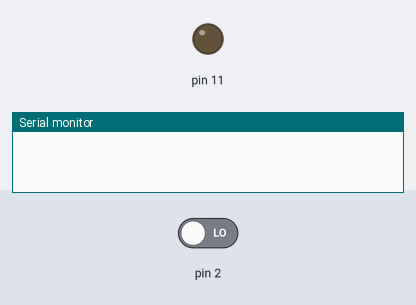
A sketch run on a simulated Arduino Uno, built with avr-gcc and run on an emulated ATmega328P. Shown: output pins drawn as LEDs (lit = HIGH), the last lines printed to the serial monitor. The test bench sets the inputs (shaded band); at power-on: pin 2 LOW. Random numbers use the default seed unless the sketch sets one.

Above: at 1.2 s.
1.3 s: pin 2 driven HIGH
At 3.0 s:
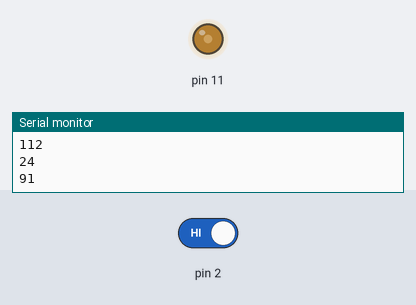
4.3 s: pin 2 driven LOW
5.8 s: pin 2 driven HIGH
At 6.5 s:
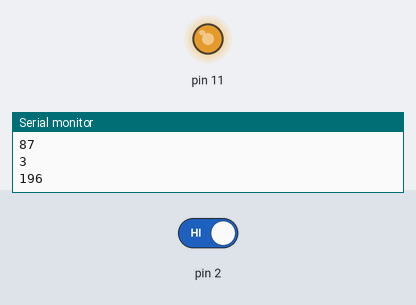
At 12.51 s:
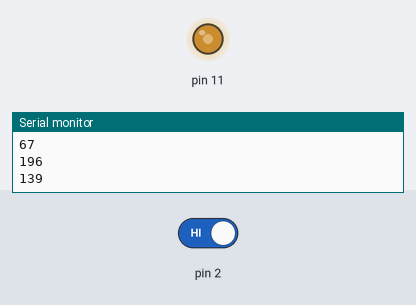
Timing chart, 0 to 14.8 s (numbered marks = the images above; inputs shaded):
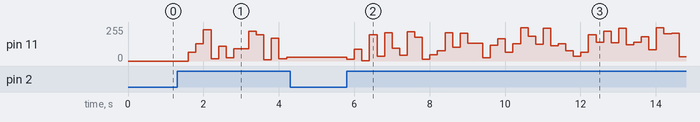

Measured:
- after the input at 4.3 s, every drawn part: stays the same
- after the input at 5.8 s, pin 11: 27/255 → 15/255 at once, → 87/255 0.20 s later, → 3/255 0.20 s later, → 196/255 0.20 s later, … (44 changes in this stretch)

The sketch:

ex21.ino
```cpp
void setup() {
  Serial.begin(9600);
  randomSeed(analogRead(0)); // 중복없는 난수값 발생
  pinMode(2,INPUT);
}
void loop() {
  int result = digitalRead(2); //버튼눌린경우 HIGH 아니면 LOW
 if(result == HIGH){
   int randNumber = random(0,256); // 0에서 부터 255까지
   Serial.println(randNumber);
   analogWrite(11,randNumber);
 }
 delay(200); //0.2초 딜레이
}
```
